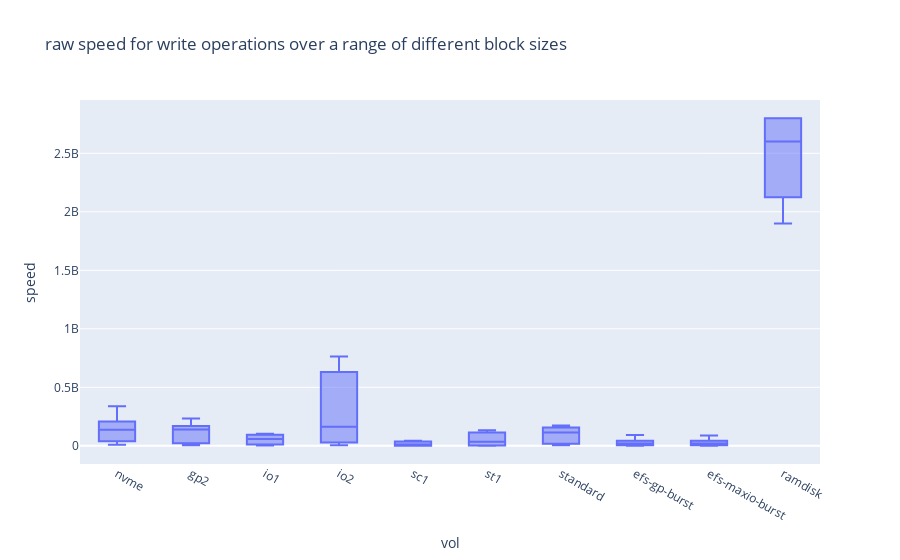
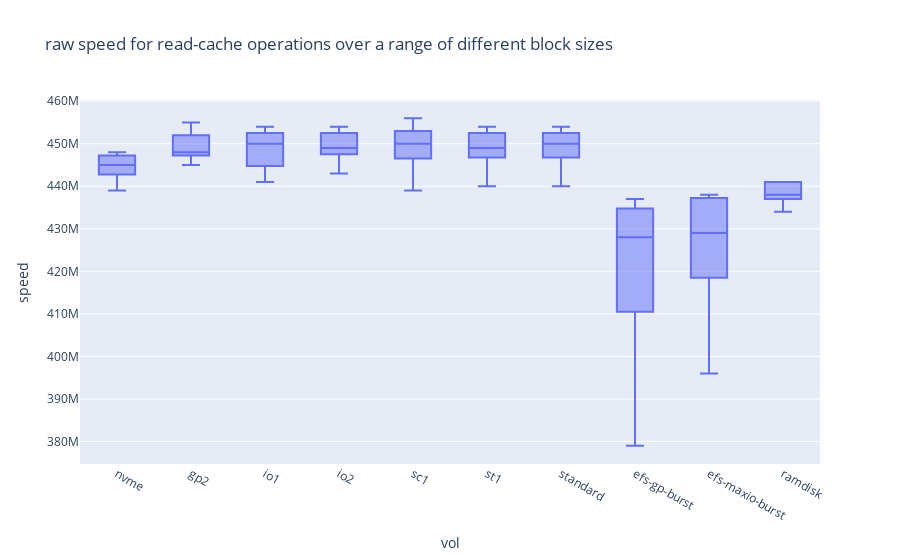
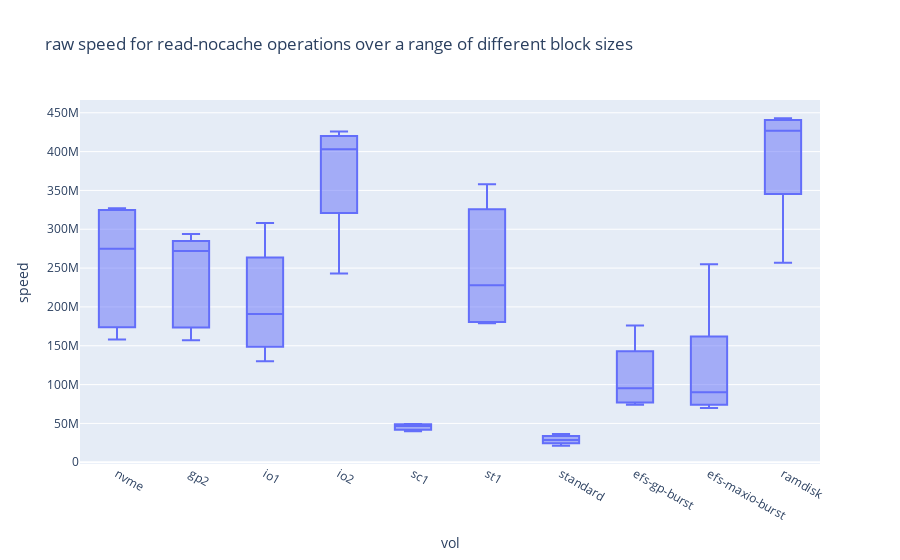

The code cell stored with these charts, in order, in its notebook:
### Code cell
for m in df_machinereadable['method'].unique(): 
    fig = px.box(df_machinereadable[df_machinereadable['method'] == m], x="vol", y="speed", title=f"raw speed for {m} operations over a range of different block sizes")
    fig.show()
    fig.write_html(f'speed_data_{m}.html')

### Figure 1 — Plotly figure (JSON) as saved in the notebook; plotly's stock layout.template omitted (floating-point values rounded to 4 significant figures)
{"data": [{"alignmentgroup": "True", "hovertemplate": "vol=%{x}<br>speed=%{y}<extra></extra>", "legendgroup": "", "marker": {"color": "#636efa"}, "name": "", "notched": false, "offsetgroup": "", "orientation": "v", "showlegend": false, "type": "box", "x": ["nvme", "nvme", "nvme", "nvme", "nvme", "gp2", "gp2", "gp2", "gp2", "gp2", "io1", "io1", "io1", "io1", "io1", "io2", "io2", "io2", "io2", "io2", "sc1", "sc1", "sc1", "sc1", "sc1", "st1", "st1", "st1", "st1", "st1", "standard", "standard", "standard", "standard", "standard", "efs-gp-burst", "efs-gp-burst", "efs-gp-burst", "efs-gp-burst", "efs-gp-burst", "efs-maxio-burst", "efs-maxio-burst", "efs-maxio-burst", "efs-maxio-burst", "efs-maxio-burst", "ramdisk", "ramdisk", "ramdisk", "ramdisk", "ramdisk"], "x0": " ", "xaxis": "x", "y": [8199999, 48600000, 165000000, 339000000, 137000000, 4700000, 29000000, 140000000, 234000000, 148000000, 2200000, 15300000, 58300000, 93000000, 103000000, 5100000, 36000000, 162000000, 587000000, 764000000, 120000, 1400000, 11000000, 35200000, 42700000, 422000, 4300000, 34400000, 109000000, 132000000, 5800000, 20400000, 151000000, 173000000, 114000000, 754000, 7000000, 19800000, 26500000, 93400000, 717000, 5000000, 19500000, 28500000, 87500000, 1900000000, 2600000000, 2800000000, 2800000000, 2200000000], "y0": " ", "yaxis": "y"}], "layout": {"boxmode": "group", "legend": {"tracegroupgap": 0}, "title": {"text": "raw speed for write operations over a range of different block sizes"}, "xaxis": {"anchor": "y", "domain": [0, 1], "title": {"text": "vol"}}, "yaxis": {"anchor": "x", "domain": [0, 1], "title": {"text": "speed"}}}}

### Figure 2 — Plotly figure (JSON) as saved in the notebook; plotly's stock layout.template omitted (floating-point values rounded to 4 significant figures)
{"data": [{"alignmentgroup": "True", "hovertemplate": "vol=%{x}<br>speed=%{y}<extra></extra>", "legendgroup": "", "marker": {"color": "#636efa"}, "name": "", "notched": false, "offsetgroup": "", "orientation": "v", "showlegend": false, "type": "box", "x": ["nvme", "nvme", "nvme", "nvme", "nvme", "gp2", "gp2", "gp2", "gp2", "gp2", "io1", "io1", "io1", "io1", "io1", "io2", "io2", "io2", "io2", "io2", "sc1", "sc1", "sc1", "sc1", "sc1", "st1", "st1", "st1", "st1", "st1", "standard", "standard", "standard", "standard", "standard", "efs-gp-burst", "efs-gp-burst", "efs-gp-burst", "efs-gp-burst", "efs-gp-burst", "efs-maxio-burst", "efs-maxio-burst", "efs-maxio-burst", "efs-maxio-burst", "efs-maxio-burst", "ramdisk", "ramdisk", "ramdisk", "ramdisk", "ramdisk"], "x0": " ", "xaxis": "x", "y": [439000000, 444000000, 445000000, 448000000, 447000000, 445000000, 448000000, 448000000, 451000000, 455000000, 441000000, 446000000, 450000000, 452000000, 454000000, 443000000, 449000000, 449000000, 452000000, 454000000, 439000000, 449000000, 450000000, 452000000, 456000000, 440000000, 449000000, 449000000, 452000000, 454000000, 440000000, 450000000, 449000000, 452000000, 454000000, 379000000, 421000000, 428000000, 434000000, 437000000, 396000000, 426000000, 429000000, 437000000, 438000000, 434000000, 438000000, 438000000, 441000000, 441000000], "y0": " ", "yaxis": "y"}], "layout": {"boxmode": "group", "legend": {"tracegroupgap": 0}, "title": {"text": "raw speed for read-cache operations over a range of different block sizes"}, "xaxis": {"anchor": "y", "domain": [0, 1], "title": {"text": "vol"}}, "yaxis": {"anchor": "x", "domain": [0, 1], "title": {"text": "speed"}}}}

### Figure 3 — Plotly figure (JSON) as saved in the notebook; plotly's stock layout.template omitted (floating-point values rounded to 4 significant figures)
{"data": [{"alignmentgroup": "True", "hovertemplate": "vol=%{x}<br>speed=%{y}<extra></extra>", "legendgroup": "", "marker": {"color": "#636efa"}, "name": "", "notched": false, "offsetgroup": "", "orientation": "v", "showlegend": false, "type": "box", "x": ["nvme", "nvme", "nvme", "nvme", "nvme", "gp2", "gp2", "gp2", "gp2", "gp2", "io1", "io1", "io1", "io1", "io1", "io2", "io2", "io2", "io2", "io2", "sc1", "sc1", "sc1", "sc1", "sc1", "st1", "st1", "st1", "st1", "st1", "standard", "standard", "standard", "standard", "standard", "efs-gp-burst", "efs-gp-burst", "efs-gp-burst", "efs-gp-burst", "efs-gp-burst", "efs-maxio-burst", "efs-maxio-burst", "efs-maxio-burst", "efs-maxio-burst", "efs-maxio-burst", "ramdisk", "ramdisk", "ramdisk", "ramdisk", "ramdisk"], "x0": " ", "xaxis": "x", "y": [158000000, 275000000, 324000000, 327000000, 179000000, 157000000, 272000000, 282000000, 294000000, 179000000, 191000000, 308000000, 249000000, 155000000, 130000000, 243000000, 347000000, 403000000, 418000000, 426000000, 39900000, 42600000, 48900000, 49400000, 46700000, 181000000, 315000000, 358000000, 228000000, 179000000, 21200000, 36300000, 28600000, 33100000, 25600000, 74000000, 95200000, 77800000, 176000000, 132000000, 70000000, 75600000, 90000000, 255000000, 131000000, 257000000, 375000000, 427000000, 440000000, 443000000], "y0": " ", "yaxis": "y"}], "layout": {"boxmode": "group", "legend": {"tracegroupgap": 0}, "title": {"text": "raw speed for read-nocache operations over a range of different block sizes"}, "xaxis": {"anchor": "y", "domain": [0, 1], "title": {"text": "vol"}}, "yaxis": {"anchor": "x", "domain": [0, 1], "title": {"text": "speed"}}}}
